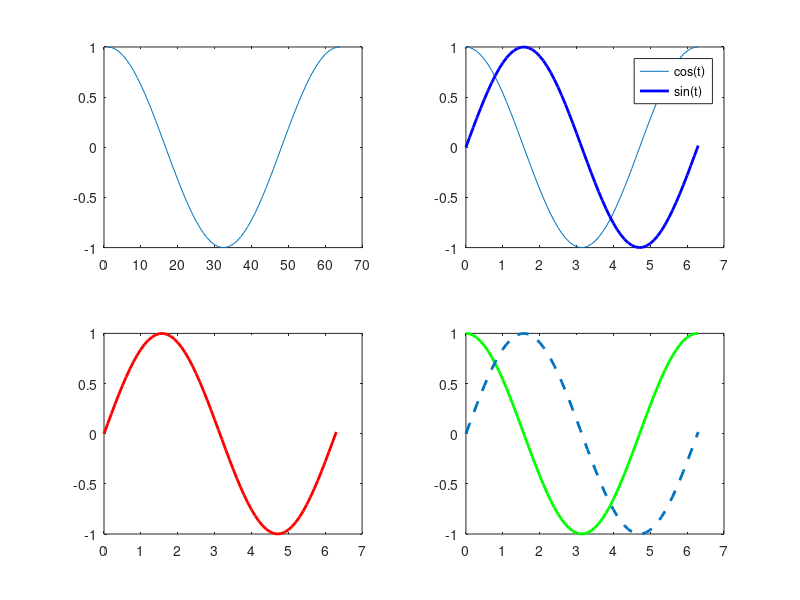

Source code (MATLAB):
% plotDemo: demo of some plots technique
t = 0:0.1:6.3;
subplot(221); plot (cos(t));
subplot(222); plot (t, cos(t), "-;cos(t);", t, sin(t), "linewidth", 2, "-b;sin(t);");
subplot(223); plot(t, sin(t), 'r', "linewidth", 2);
subplot(224); plot (t, cos(t), 'g',"linewidth", 2, t, sin(t), "linewidth", 2, '--');
